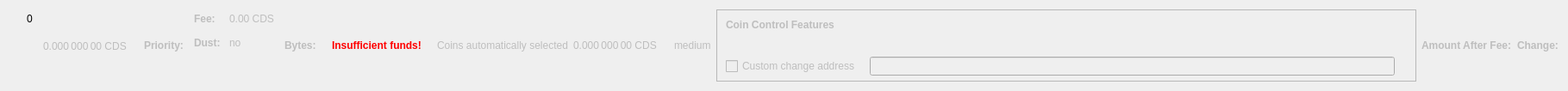
    <widget class="QWidget" name="dummyHideWidget" native="true">
     <property name="maximumSize">
      <size>
       <width>100</width>
       <height>22</height>
      </size>
     </property>
     <layout class="QHBoxLayout" name="dummyHideLayout">
      <item>
       <layout class="QFormLayout" name="formLayoutCoinControl1">
        <property name="horizontalSpacing">
         <number>10</number>
        </property>
        <property name="verticalSpacing">
         <number>14</number>
        </property>
        <property name="leftMargin">
         <number>10</number>
        </property>
        <property name="topMargin">
         <number>4</number>
        </property>
        <property name="rightMargin">
         <number>6</number>
        </property>
        <item row="0" column="1">
         <widget class="QLabel" name="labelCoinControlBytes">
          <property name="cursor">
           <cursorShape>IBeamCursor</cursorShape>
          </property>
          <property name="contextMenuPolicy">
           <enum>Qt::ActionsContextMenu</enum>
          </property>
          <property name="text">
           <string notr="true">0</string>
          </property>
          <property name="textInteractionFlags">
           <set>Qt::LinksAccessibleByMouse|Qt::TextSelectableByKeyboard|Qt::TextSelectableByMouse</set>
          </property>
         </widget>
        </item>
       </layout>
      </item>
      <item>
       <widget class="QLabel" name="labelCoinControlAfterFee">
        <property name="enabled">
         <bool>false</bool>
        </property>
        <property name="sizePolicy">
         <sizepolicy hsizetype="Fixed" vsizetype="Fixed">
          <horstretch>0</horstretch>
          <verstretch>0</verstretch>
         </sizepolicy>
        </property>
        <property name="minimumSize">
         <size>
          <width>111</width>
          <height>12</height>
         </size>
        </property>
        <property name="maximumSize">
         <size>
          <width>111</width>
          <height>12</height>
         </size>
        </property>
        <property name="cursor">
         <cursorShape>IBeamCursor</cursorShape>
        </property>
        <property name="contextMenuPolicy">
         <enum>Qt::ActionsContextMenu</enum>
        </property>
        <property name="text">
         <string notr="true">0.000 000 00 CDS</string>
        </property>
        <property name="textInteractionFlags">
         <set>Qt::LinksAccessibleByMouse|Qt::TextSelectableByKeyboard|Qt::TextSelectableByMouse</set>
        </property>
       </widget>
      </item>
      <item>
       <widget class="QLabel" name="labelCoinControlPriorityText">
        <property name="enabled">
         <bool>false</bool>
        </property>
        <property name="font">
         <font>
          <weight>75</weight>
          <bold>true</bold>
         </font>
        </property>
        <property name="text">
         <string>Priority:</string>
        </property>
       </widget>
      </item>
      <item>
       <layout class="QHBoxLayout" name="horizontalLayout"/>
      </item>
      <item>
       <layout class="QFormLayout" name="formLayoutCoinControl3">
        <property name="horizontalSpacing">
         <number>10</number>
        </property>
        <property name="verticalSpacing">
         <number>14</number>
        </property>
        <property name="leftMargin">
         <number>6</number>
        </property>
        <property name="topMargin">
         <number>4</number>
        </property>
        <property name="rightMargin">
         <number>6</number>
        </property>
        <item row="0" column="0">
         <widget class="QLabel" name="labelCoinControlFeeText">
          <property name="enabled">
           <bool>false</bool>
          </property>
          <property name="font">
           <font>
            <weight>75</weight>
            <bold>true</bold>
           </font>
          </property>
          <property name="text">
           <string>Fee:</string>
          </property>
          <property name="margin">
           <number>0</number>
          </property>
         </widget>
        </item>
        <item row="0" column="1">
         <widget class="QLabel" name="labelCoinControlFee">
          <property name="enabled">
           <bool>false</bool>
          </property>
          <property name="cursor">
           <cursorShape>IBeamCursor</cursorShape>
          </property>
          <property name="contextMenuPolicy">
           <enum>Qt::ActionsContextMenu</enum>
          </property>
          <property name="text">
           <string notr="true">0.00 CDS</string>
          </property>
          <property name="textInteractionFlags">
           <set>Qt::LinksAccessibleByMouse|Qt::TextSelectableByKeyboard|Qt::TextSelectableByMouse</set>
          </property>
         </widget>
        </item>
        <item row="1" column="0">
         <widget class="QLabel" name="labelCoinControlLowOutputText">
          <property name="enabled">
           <bool>false</bool>
          </property>
          <property name="font">
           <font>
            <weight>75</weight>
            <bold>true</bold>
           </font>
          </property>
          <property name="text">
           <string>Dust:</string>
          </property>
         </widget>
        </item>
        <item row="1" column="1">
         <widget class="QLabel" name="labelCoinControlLowOutput">
          <property name="enabled">
           <bool>false</bool>
          </property>
          <property name="cursor">
           <cursorShape>IBeamCursor</cursorShape>
          </property>
          <property name="contextMenuPolicy">
           <enum>Qt::ActionsContextMenu</enum>
          </property>
          <property name="text">
           <string>no</string>
          </property>
          <property name="textInteractionFlags">
           <set>Qt::LinksAccessibleByMouse|Qt::TextSelectableByKeyboard|Qt::TextSelectableByMouse</set>
          </property>
         </widget>
        </item>
       </layout>
      </item>
      <item>
       <widget class="QLabel" name="labelCoinControlBytesText">
        <property name="enabled">
         <bool>false</bool>
        </property>
        <property name="font">
         <font>
          <weight>75</weight>
          <bold>true</bold>
         </font>
        </property>
        <property name="text">
         <string>Bytes:</string>
        </property>
       </widget>
      </item>
      <item>
       <layout class="QFormLayout" name="formLayoutCoinControl2">
        <property name="horizontalSpacing">
         <number>10</number>
        </property>
        <property name="verticalSpacing">
         <number>14</number>
        </property>
        <property name="leftMargin">
         <number>6</number>
        </property>
        <property name="topMargin">
         <number>4</number>
        </property>
        <property name="rightMargin">
         <number>6</number>
        </property>
       </layout>
      </item>
      <item>
       <layout class="QHBoxLayout" name="horizontalLayoutCoinControl2">
        <property name="spacing">
         <number>8</number>
        </property>
        <property name="bottomMargin">
         <number>10</number>
        </property>
       </layout>
      </item>
      <item>
       <widget class="QLabel" name="labelCoinControlInsuffFunds">
        <property name="enabled">
         <bool>false</bool>
        </property>
        <property name="minimumSize">
         <size>
          <width>0</width>
          <height>0</height>
         </size>
        </property>
        <property name="font">
         <font>
          <weight>75</weight>
          <bold>true</bold>
         </font>
        </property>
        <property name="styleSheet">
         <string notr="true">color:red;font-weight:bold;</string>
        </property>
        <property name="text">
         <string>Insufficient funds!</string>
        </property>
        <property name="margin">
         <number>5</number>
        </property>
       </widget>
      </item>
      <item>
       <layout class="QFormLayout" name="formLayoutCoinControl4">
        <property name="horizontalSpacing">
         <number>10</number>
        </property>
        <property name="verticalSpacing">
         <number>14</number>
        </property>
        <property name="leftMargin">
         <number>6</number>
        </property>
        <property name="topMargin">
         <number>4</number>
        </property>
        <property name="rightMargin">
         <number>6</number>
        </property>
       </layout>
      </item>
      <item>
       <widget class="QLabel" name="labelCoinControlAutomaticallySelected">
        <property name="enabled">
         <bool>false</bool>
        </property>
        <property name="sizePolicy">
         <sizepolicy hsizetype="Fixed" vsizetype="Fixed">
          <horstretch>0</horstretch>
          <verstretch>0</verstretch>
         </sizepolicy>
        </property>
        <property name="minimumSize">
         <size>
          <width>0</width>
          <height>0</height>
         </size>
        </property>
        <property name="maximumSize">
         <size>
          <width>240</width>
          <height>16777215</height>
         </size>
        </property>
        <property name="text">
         <string>Coins automatically selected</string>
        </property>
        <property name="margin">
         <number>5</number>
        </property>
       </widget>
      </item>
      <item>
       <widget class="QLabel" name="labelCoinControlChange">
        <property name="enabled">
         <bool>false</bool>
        </property>
        <property name="sizePolicy">
         <sizepolicy hsizetype="Fixed" vsizetype="Fixed">
          <horstretch>0</horstretch>
          <verstretch>0</verstretch>
         </sizepolicy>
        </property>
        <property name="minimumSize">
         <size>
          <width>111</width>
          <height>0</height>
         </size>
        </property>
        <property name="maximumSize">
         <size>
          <width>111</width>
          <height>16777215</height>
         </size>
        </property>
        <property name="cursor">
         <cursorShape>IBeamCursor</cursorShape>
        </property>
        <property name="contextMenuPolicy">
         <enum>Qt::ActionsContextMenu</enum>
        </property>
        <property name="text">
         <string notr="true">0.000 000 00 CDS</string>
        </property>
        <property name="textInteractionFlags">
         <set>Qt::LinksAccessibleByMouse|Qt::TextSelectableByKeyboard|Qt::TextSelectableByMouse</set>
        </property>
       </widget>
      </item>
      <item>
       <widget class="QLabel" name="labelCoinControlPriority">
        <property name="enabled">
         <bool>false</bool>
        </property>
        <property name="cursor">
         <cursorShape>IBeamCursor</cursorShape>
        </property>
        <property name="contextMenuPolicy">
         <enum>Qt::ActionsContextMenu</enum>
        </property>
        <property name="text">
         <string>medium</string>
        </property>
        <property name="textInteractionFlags">
         <set>Qt::LinksAccessibleByMouse|Qt::TextSelectableByKeyboard|Qt::TextSelectableByMouse</set>
        </property>
       </widget>
      </item>
      <item>
       <widget class="QFrame" name="frameCoinControl">
        <property name="sizePolicy">
         <sizepolicy hsizetype="Expanding" vsizetype="Expanding">
          <horstretch>0</horstretch>
          <verstretch>0</verstretch>
         </sizepolicy>
        </property>
        <property name="maximumSize">
         <size>
          <width>16777215</width>
          <height>16777215</height>
         </size>
        </property>
        <property name="frameShape">
         <enum>QFrame::StyledPanel</enum>
        </property>
        <property name="frameShadow">
         <enum>QFrame::Sunken</enum>
        </property>
        <layout class="QVBoxLayout" name="verticalLayoutCoinControl2_2">
         <property name="spacing">
          <number>0</number>
         </property>
         <property name="leftMargin">
          <number>0</number>
         </property>
         <property name="topMargin">
          <number>0</number>
         </property>
         <property name="rightMargin">
          <number>0</number>
         </property>
         <property name="bottomMargin">
          <number>6</number>
         </property>
         <item>
          <layout class="QVBoxLayout" name="verticalLayoutCoinControl" stretch="0,0,0,1">
           <property name="spacing">
            <number>0</number>
           </property>
           <property name="leftMargin">
            <number>10</number>
           </property>
           <property name="topMargin">
            <number>10</number>
           </property>
           <item>
            <layout class="QHBoxLayout" name="horizontalLayoutCoinControl1">
             <property name="bottomMargin">
              <number>15</number>
             </property>
             <item>
              <widget class="QLabel" name="labelCoinControlFeatures">
               <property name="enabled">
                <bool>false</bool>
               </property>
               <property name="sizePolicy">
                <sizepolicy hsizetype="Preferred" vsizetype="Maximum">
                 <horstretch>0</horstretch>
                 <verstretch>0</verstretch>
                </sizepolicy>
               </property>
               <property name="font">
                <font>
                 <weight>75</weight>
                 <bold>true</bold>
                </font>
               </property>
               <property name="styleSheet">
                <string notr="true">font-weight:bold;</string>
               </property>
               <property name="text">
                <string>Coin Control Features</string>
               </property>
              </widget>
             </item>
            </layout>
           </item>
           <item>
            <widget class="QWidget" name="widgetCoinControl" native="true">
             <property name="sizePolicy">
              <sizepolicy hsizetype="Preferred" vsizetype="Preferred">
               <horstretch>0</horstretch>
               <verstretch>0</verstretch>
              </sizepolicy>
             </property>
             <property name="minimumSize">
              <size>
               <width>0</width>
               <height>0</height>
              </size>
             </property>
             <property name="styleSheet">
              <string notr="true"/>
             </property>
             <layout class="QHBoxLayout" name="horizontalLayoutCoinControl5_2">
              <property name="leftMargin">
               <number>0</number>
              </property>
              <property name="topMargin">
               <number>0</number>
              </property>
              <property name="rightMargin">
               <number>0</number>
              </property>
              <property name="bottomMargin">
               <number>0</number>
              </property>
              <item>
               <layout class="QHBoxLayout" name="horizontalLayoutCoinControl3">
                <property name="spacing">
                 <number>20</number>
                </property>
                <property name="topMargin">
                 <number>0</number>
                </property>
                <property name="bottomMargin">
                 <number>10</number>
                </property>
               </layout>
              </item>
             </layout>
            </widget>
           </item>
           <item>
            <layout class="QHBoxLayout" name="horizontalLayoutCoinControl4" stretch="0,0,0">
             <property name="spacing">
              <number>12</number>
             </property>
             <property name="sizeConstraint">
              <enum>QLayout::SetDefaultConstraint</enum>
             </property>
             <property name="topMargin">
              <number>5</number>
             </property>
             <property name="rightMargin">
              <number>5</number>
             </property>
             <item>
              <widget class="QCheckBox" name="checkBoxCoinControlChange">
               <property name="enabled">
                <bool>false</bool>
               </property>
               <property name="toolTip">
                <string>If this is activated, but the change address is empty or invalid, change will be sent to a newly generated address.</string>
               </property>
               <property name="text">
                <string>Custom change address</string>
               </property>
              </widget>
             </item>
             <item>
              <widget class="QValidatedLineEdit" name="lineEditCoinControlChange">
               <property name="enabled">
                <bool>false</bool>
               </property>
               <property name="sizePolicy">
                <sizepolicy hsizetype="Expanding" vsizetype="Fixed">
                 <horstretch>0</horstretch>
                 <verstretch>0</verstretch>
                </sizepolicy>
               </property>
              </widget>
             </item>
             <item>
              <widget class="QLabel" name="labelCoinControlChangeLabel_2">
               <property name="sizePolicy">
                <sizepolicy hsizetype="Preferred" vsizetype="Expanding">
                 <horstretch>0</horstretch>
                 <verstretch>0</verstretch>
                </sizepolicy>
               </property>
               <property name="minimumSize">
                <size>
                 <width>0</width>
                 <height>0</height>
                </size>
               </property>
               <property name="text">
                <string/>
               </property>
               <property name="margin">
                <number>3</number>
               </property>
              </widget>
             </item>
            </layout>
           </item>
           <item>
            <spacer name="verticalSpacerCoinControl">
             <property name="orientation">
              <enum>Qt::Vertical</enum>
             </property>
             <property name="sizeHint" stdset="0">
              <size>
               <width>800</width>
               <height>1</height>
              </size>
             </property>
            </spacer>
           </item>
          </layout>
         </item>
        </layout>
       </widget>
      </item>
      <item>
       <widget class="QLabel" name="labelCoinControlAfterFeeText">
        <property name="enabled">
         <bool>false</bool>
        </property>
        <property name="minimumSize">
         <size>
          <width>0</width>
          <height>0</height>
         </size>
        </property>
        <property name="maximumSize">
         <size>
          <width>16777215</width>
          <height>16777215</height>
         </size>
        </property>
        <property name="font">
         <font>
          <weight>75</weight>
          <bold>true</bold>
         </font>
        </property>
        <property name="text">
         <string>Amount After Fee:</string>
        </property>
        <property name="alignment">
         <set>Qt::AlignLeading|Qt::AlignLeft|Qt::AlignVCenter</set>
        </property>
        <property name="margin">
         <number>0</number>
        </property>
       </widget>
      </item>
      <item>
       <widget class="QLabel" name="labelCoinControlChangeText">
        <property name="enabled">
         <bool>false</bool>
        </property>
        <property name="sizePolicy">
         <sizepolicy hsizetype="Preferred" vsizetype="Preferred">
          <horstretch>0</horstretch>
          <verstretch>0</verstretch>
         </sizepolicy>
        </property>
        <property name="minimumSize">
         <size>
          <width>0</width>
          <height>0</height>
         </size>
        </property>
        <property name="maximumSize">
         <size>
          <width>16777215</width>
          <height>16777215</height>
         </size>
        </property>
        <property name="font">
         <font>
          <weight>75</weight>
          <bold>true</bold>
         </font>
        </property>
        <property name="text">
         <string>Change:</string>
        </property>
        <property name="alignment">
         <set>Qt::AlignLeading|Qt::AlignLeft|Qt::AlignVCenter</set>
        </property>
       </widget>
      </item>
     </layout>
    </widget>
